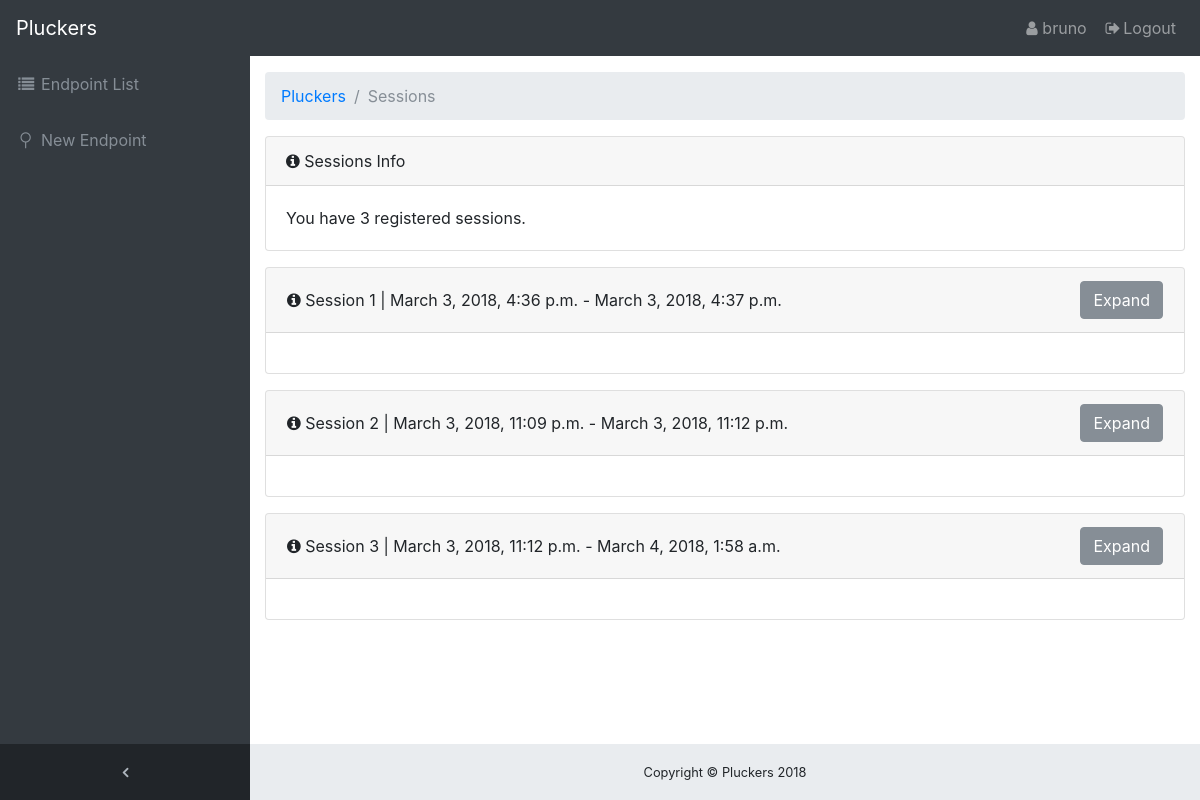
The page /sessions/ (signed in) on the database its author committed.
### dashboard/models.py (models this page shows, shortened)
class Session(models.Model):
    pluckers = models.ForeignKey(Pluckers, on_delete=models.CASCADE, related_name='pluckers_used')
    user = models.ForeignKey(User, on_delete=models.CASCADE, related_name='used_by')
    user_tag = models.ForeignKey(UserTag, on_delete=models.CASCADE, related_name='used_by')
    active = models.BooleanField()
    power = models.IntegerField(null=True, blank=True)
    price = models.IntegerField(null=True, blank=True)
    started_at = models.DateTimeField(editable=False)
    ended_at = models.DateTimeField(null=True, blank=True)

### dashboard/views.py (the view)
# urls.py: url(r'^sessions/$', SessionsView.as_view()),
@method_decorator(login_required(login_url='/login/'), name='dispatch')
class SessionsView(View):
    template_name = 'sessions.html'
    def get(self, request, *args, **kwargs):
        context = get_context(request)
        context['active_sessions'] = Session.objects.filter(user=request.user, active=True).all()
        context['sessions'] = Session.objects.filter(user=request.user, active=False).all()
        return render(request, self.template_name, context)

### dashboard/views.py (called while the page is built)
def get_context(request):
    context = {
        'username': request.user.username,
        'is_admin': request.user.is_staff
    }
    return context

### dashboard/templates/sessions.html (shortened to what this page needs)
{% extends 'blank.html' %}
{% block body %}
    <ol class="breadcrumb">
        <li class="breadcrumb-item"><a href="/">Pluckers</a></li>
        <li class="breadcrumb-item active">Sessions</li>
    </ol>
    <div class="card mb-3">
        <div class="card-header">
            <i class="fa fa-info-circle"></i> Sessions Info
        </div>
        <div class="card-body">
            You have {{ sessions | length }} registered sessions.
        </div>
    </div>
    {% for session in sessions %}
        <div class="card mb-3">
            <div class="card-header">
                <table>
                    <tbody>
                    <tr width="100%">
                        <td width="99%">
                            <i class="fa fa-info-circle"></i> Session {{ session.pk }} | {{ session.started_at }}
                            - {{ session.ended_at }}
                        </td>
                        <td width="10%">
                            <a data-toggle="collapse" href="#{{ session.pk }}">
                                <button class="btn btn-secondary" type="button">Expand</button>
                            </a>
                        </td>
                    </tr>
                    </tbody>
                </table>
            </div>
            <div class="card-body ">
            </div>
        </div>
    {% endfor %}
{% endblock %}

### dashboard/templates/blank.html (shortened to what this page needs)
{% load static %}
<!DOCTYPE html>
<html lang="en">
<head>
    <link href="{% static 'vendor/bootstrap/css/bootstrap.min.css' %}" rel="stylesheet">
    <link href="{% static 'vendor/font-awesome/css/font-awesome.min.css' %}" rel="stylesheet" type="text/css">
    <link href="{% static 'css/sb-admin.css' %}" rel="stylesheet">
</head>
<body class="fixed-nav sticky-footer bg-dark" id="page-top">
<nav class="navbar navbar-expand-lg navbar-dark bg-dark fixed-top" id="mainNav">
    <a class="navbar-brand" href="/">Pluckers</a>
    <div class="collapse navbar-collapse" id="navbarResponsive">
        <ul class="navbar-nav navbar-sidenav" id="exampleAccordion">
            <li class="nav-item" data-toggle="tooltip" data-placement="right" title="Messages">
                <a class="nav-link" href="/endpoints">
                    <i class="fa fa-fw fa-list"></i>
                    <span class="nav-link-text">Endpoint List</span>
                </a>
            </li>
            <li class="nav-item" data-toggle="tooltip" data-placement="right" title="Messages">
                <a class="nav-link" href="/endpoints/new">
                    <i class="fa fa-fw fa-neuter"></i>
                    <span class="nav-link-text">New Endpoint</span>
                </a>
            </li>
        </ul>
        <ul class="navbar-nav sidenav-toggler">
            <li class="nav-item">
                <a class="nav-link text-center" id="sidenavToggler">
                    <i class="fa fa-fw fa-angle-left"></i>
                </a>
            </li>
        </ul>
        <ul class="navbar-nav ml-auto">
            <li class="nav-item">
                <span class="nav-link">
                    <i class="fa fa-fw fa-user"></i>{{ username }}</span>
            </li>
            <li class="nav-item">
                <a class="nav-link" href="/logout/">
                    <i class="fa fa-fw fa-sign-out"></i>Logout</a>
            </li>
        </ul>
    </div>
</nav>
<div class="content-wrapper">
    <div class="container-fluid">
        {% block body %}
        {% endblock %}
    </div>
    <footer class="sticky-footer">
        <div class="container">
            <div class="text-center">
                <small>Copyright © Pluckers 2018</small>
            </div>
        </div>
    </footer>
</div>
</body>
</html>

### dashboard/static/css/sb-admin.css (style rules this page uses)
html { position: relative; min-height: 100%; }
body { overflow-x: hidden; }
body.sticky-footer { margin-bottom: 56px; }
body.sticky-footer .content-wrapper { min-height: calc(100vh - 56px - 56px); }
body.fixed-nav { padding-top: 56px; }
.content-wrapper { min-height: calc(100vh - 56px); padding-top: 1rem; }
#mainNav .navbar-collapse { overflow: auto; max-height: 75vh; }
#mainNav .navbar-collapse .navbar-nav .nav-item .nav-link { cursor: pointer; }
#mainNav .navbar-collapse .sidenav-toggler { display: none; }
@media (min-width: 992px) { #mainNav .navbar-brand { width: 250px; } }
@media (min-width: 992px) { #mainNav .navbar-collapse { overflow: visible; max-height: none; } }
@media (min-width: 992px) { #mainNav .navbar-collapse .navbar-sidenav { position: absolute; top: 0; left: 0; overflow-x: hidden; overflow-y: auto; -webkit-flex-direction: column; -ms-flex-direction: column; flex-direction: column; margin-top: 56px; } }
@media (min-width: 992px) { #mainNav .navbar-collapse .navbar-sidenav > .nav-item { width: 250px; padding: 0; } }
@media (min-width: 992px) { #mainNav .navbar-collapse .navbar-sidenav > .nav-item > .nav-link { padding: 1em; } }
#mainNav.fixed-top .sidenav-toggler { display: none; }
@media (min-width: 992px) { #mainNav.fixed-top .navbar-sidenav { height: calc(100vh - 112px); } }
@media (min-width: 992px) { #mainNav.fixed-top .sidenav-toggler { position: absolute; top: 0; left: 0; display: flex; overflow-x: hidden; overflow-y: auto; -webkit-flex-direction: column; -ms-flex-direction: column; flex-direction: column; margin-top: calc(100vh - 56px); } }
@media (min-width: 992px) { #mainNav.fixed-top .sidenav-toggler > .nav-item { width: 250px; padding: 0; } }
@media (min-width: 992px) { #mainNav.fixed-top .sidenav-toggler > .nav-item > .nav-link { padding: 1em; } }
#mainNav.fixed-top.navbar-dark .sidenav-toggler { background-color: #212529; }
#mainNav.fixed-top.navbar-dark .sidenav-toggler a i { color: #adb5bd; }
.content-wrapper { overflow-x: hidden; background: white; }
@media (min-width: 992px) { .content-wrapper { margin-left: 250px; } }
#sidenavToggler i { font-weight: 800; }
#mainNav.navbar-dark .navbar-collapse .navbar-sidenav > .nav-item > .nav-link { color: #868e96; }
@media (min-width: 992px) { #mainNav.navbar-dark .navbar-collapse .navbar-sidenav { background: #343a40; } }
footer.sticky-footer { position: absolute; right: 0; bottom: 0; width: 100%; height: 56px; background-color: #e9ecef; line-height: 55px; }
@media (min-width: 992px) { footer.sticky-footer { width: calc(100% - 250px); } }

### rows shown on the page
Session: pk "1", started_at "March 3, 2018, 4:36 p.m.", ended_at "March 3, 2018, 4:37 p.m."
Session: pk "2", started_at "March 3, 2018, 11:09 p.m.", ended_at "March 3, 2018, 11:12 p.m."
Session: pk "3", started_at "March 3, 2018, 11:12 p.m.", ended_at "March 4, 2018, 1:58 a.m."

### other values the page prints
{{ username }} "bruno"
{{ sessions | length }} "3"
